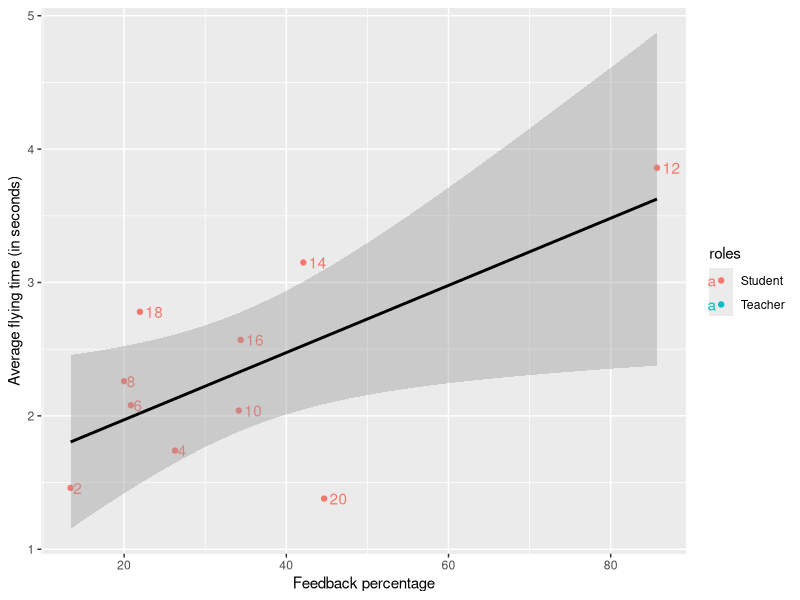

Here is the R script that generated this plot:
## ---- chunk 1
knitr::opts_chunk$set(echo = TRUE)
## ---- chunk 2
library(dplyr)
library(knitr)
library(ggplot2)
## ---- chunk 3
coordination<-read.table(file="coordination.csv", header=TRUE, sep=";",dec=",") 
coordination %>% kable()
## ---- chunk 4
cor.test(coordination$feedback_percentage,coordination$average_flying_time)
## ---- chunk 5
general<-lm(coordination$feedback_percentage~coordination$average_flying_time)
summary(general)
## ---- chunk 6
general2<-lm(coordination$feedback_percentage~coordination$average_flying_time+coordination$learning_time)
summary(general2)
## ---- chunk 7
ggplot(coordination,aes(feedback_percentage,average_flying_time,label=rownames(coordination),color=roles)) +
    geom_point() + labs(y ="Average flying time (in seconds)" , x = "Feedback percentage") + geom_text(hjust = -0.3)+geom_smooth(method = "lm", se = TRUE,color="black")  
